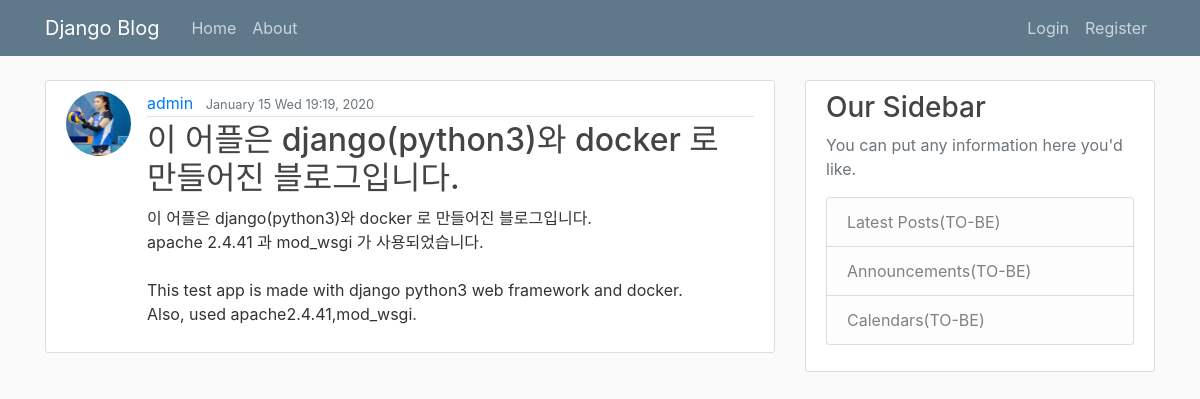
Screenshot of /post/46/ with the database file from the repository.
### blog/models.py (models this page shows, shortened)
class Post(models.Model):
    title = models.CharField(max_length=100)
    content = models.TextField()
    date_posted = models.DateTimeField(default=timezone.now)
    author = models.ForeignKey(User,on_delete=models.CASCADE)

### users/models.py (models this page shows, shortened)
class Profile(models.Model):
    user = models.OneToOneField(User,on_delete = models.CASCADE)
    image = models.ImageField(default='default.jpg',upload_to='profile_pics')

### blog/views.py (the view)
# urls.py: path('post/<int:pk>/',PostDetailView.as_view(),name='post-detail'),
class PostDetailView(DetailView):
    model = Post

### blog/templates/blog/post_detail.html (shortened to what this page needs)
{% extends "blog/base.html" %}
{% block content %}
       <article class="media content-section">
         <img class="rounded-circle article-img" src="{{ object.author.profile.image.url }}">
         <div class="media-body">
           <div class="article-metadata">
            <a class="mr-2" href="{% url 'user-posts' object.author.username %}">{{ object.author }}</a>
            <small class="text-muted">{{ object.date_posted| date:"F d D G:H, Y" }}</small>
           </div>
         <h2 class="article-title">{{ object.title }}</h2>
          <p class="article-content">{{ object.content }}</p>
         </div>
       </article>
{% endblock content %}

### blog/static/blog/main.css (style rules this page uses)
body { background: #fafafa; color: #333333; margin-top: 5rem; }
h1, h2, h3, h4, h5, h6 { color: #444444; }
.content-section { background: #ffffff; padding: 10px 20px; border: 1px solid #dddddd; border-radius: 3px; margin-bottom: 20px; }
.article-title { color: #444444; }
.article-content { white-space: pre-line; }
.article-img { height: 65px; width: 65px; margin-right: 16px; }
.article-metadata { padding-bottom: 1px; margin-bottom: 4px; border-bottom: 1px solid #e3e3e3 }

### rows the page displays
Post: author.profile.image (picture), author "admin", date_posted "January 15 Wed 19:19, 2020", title "이 어플은 django(python3)와 docker 로 만들어진 블로그입니다.", content "이 어플은 django(python3)와 docker 로 만들어진 블로그입니다. apache 2.4.41 과 mod_wsgi 가 사용되었습니다. This test app is made with django python3 web framework and docker. Also, used apache2.4.41,mod_wsgi."
